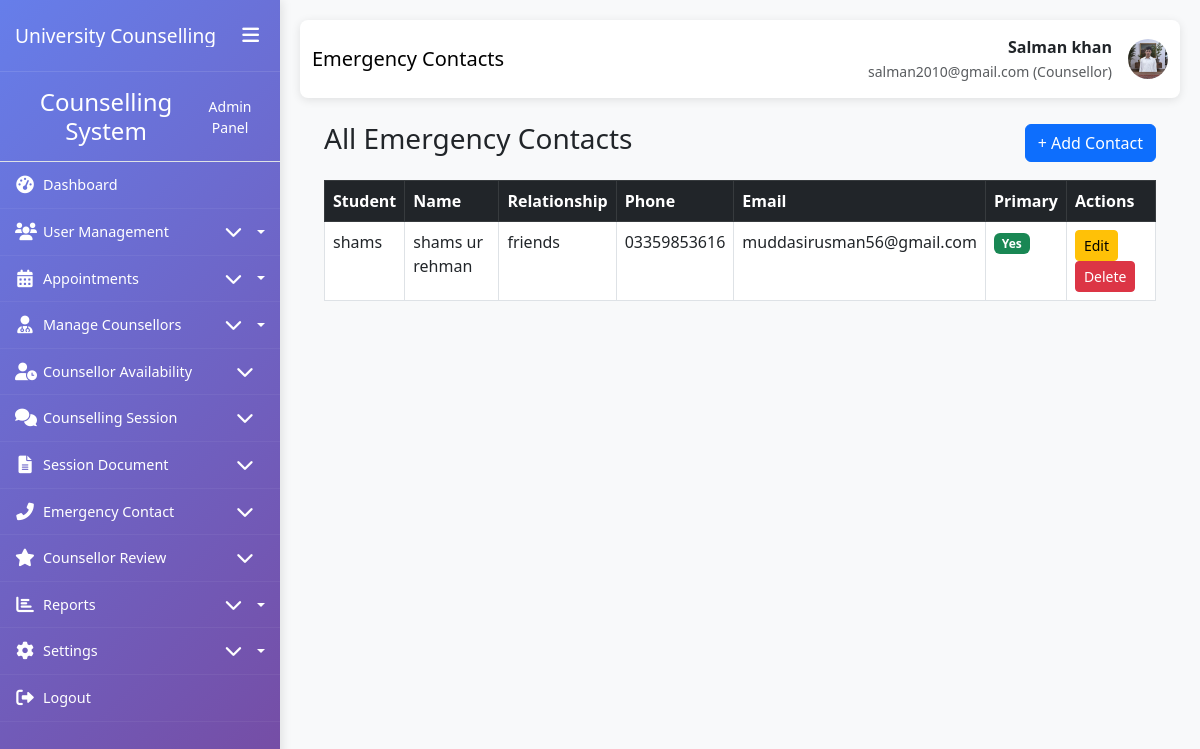
Screenshot of /emergency-contacts/ (signed in) with the database file from the repository.
### My_App/models.py (models this page shows, shortened)
class CustomUser(AbstractUser):
    ROLE_CHOICES = (
        ('student', 'Student'),
        ('counsellor', 'Counsellor'),
        ('admin', 'Administrator'),
    )
    role = models.CharField(max_length=20, choices=ROLE_CHOICES, default='student')
    phone_number = models.CharField(max_length=15, blank=True, null=True)
    date_of_birth = models.DateField(blank=True, null=True)
    profile_picture = models.ImageField(upload_to='profile_pics/', blank=True, null=True)
    created_at = models.DateTimeField(auto_now_add=True)
    updated_at = models.DateTimeField(auto_now=True)
    class Meta:
        permissions = [
            ("can_access_admin_panel", "Can access admin panel"),
            ("can_manage_users", "Can manage users"),
            ("can_manage_appointments", "Can manage appointments"),
            ("can_view_reports", "Can view reports"),
            ("can_manage_counsellors", "Can manage counsellors"),
        ]

class EmergencyContact(models.Model):
    student = models.ForeignKey(Student, on_delete=models.CASCADE, related_name='emergency_contacts')
    name = models.CharField(max_length=100)
    relationship = models.CharField(max_length=50)
    phone_number = models.CharField(max_length=15)
    email = models.EmailField(blank=True, null=True)
    is_primary = models.BooleanField(default=False)
    class Meta:
        unique_together = ['student', 'phone_number']

class Student(models.Model):
    user = models.OneToOneField(CustomUser, on_delete=models.CASCADE, primary_key=True)
    student_id = models.CharField(max_length=20, unique=True)
    enrollment_date = models.DateField()
    FACULTY_CHOICES = (
        ('engineering', 'Engineering'),
        ('science', 'Science'),
        ('arts', 'Arts'),
        ('business', 'Business'),
        ('medicine', 'Medicine'),
        ('law', 'Law'),
    )
    faculty = models.CharField(max_length=50, choices=FACULTY_CHOICES)
    department = models.CharField(max_length=100)
    academic_year = models.IntegerField(
        validators=[MinValueValidator(1), MaxValueValidator(6)]
    )
    emergency_contact_name = models.CharField(max_length=100)
    emergency_contact_phone = models.CharField(max_length=15)
    address = models.TextField(blank=True, null=True)
    class Meta:
        permissions = [
            ("can_view_own_appointments", "Can view own appointments"),
            ("can_book_appointment", "Can book appointment"),
            ("can_view_own_records", "Can view own records"),
            ("can_cancel_appointment", "Can cancel appointment"),
        ]

### My_App/views.py (the view)
# urls.py: path('emergency-contacts/', views.emergency_contact_list, name='emergency_contact_list'),
def emergency_contact_list(request):
    contacts = EmergencyContact.objects.select_related('student').all()
    return render(request, 'My_Admin/EmergencyContact/emergency_contact_list.html', {'contacts': contacts})

### templates/My_Admin/EmergencyContact/emergency_contact_list.html (shortened to what this page needs)
{% extends 'My_Admin/base1.html' %}
{% block page_title %}Emergency Contacts{% endblock %}
{% block content %}
<div class="container mt-4">
    <div class="d-flex justify-content-between align-items-center mb-3">
        <h3>All Emergency Contacts</h3>
        <a href="{% url 'emergency_contact_add' %}" class="btn btn-primary">+ Add Contact</a>
    </div>
    <table class="table table-bordered table-hover">
        <thead class="table-dark">
            <tr>
                <th>Student</th>
                <th>Name</th>
                <th>Relationship</th>
                <th>Phone</th>
                <th>Email</th>
                <th>Primary</th>
                <th>Actions</th>
            </tr>
        </thead>
        <tbody>
            {% for contact in contacts %}
            <tr>
                <td>{{ contact.student.user.username }}</td>
                <td>{{ contact.name }}</td>
                <td>{{ contact.relationship }}</td>
                <td>{{ contact.phone_number }}</td>
                <td>{{ contact.email|default:"-" }}</td>
                <td>
                    {% if contact.is_primary %}
                        <span class="badge bg-success">Yes</span>
                    {% else %}
                        <span class="badge bg-secondary">No</span>
                    {% endif %}
                </td>
                <td>
                    <a href="{% url 'emergency_contact_update' contact.pk %}" class="btn btn-sm btn-warning">Edit</a>
                    <a href="{% url 'emergency_contact_delete' contact.pk %}"
                       class="btn btn-sm btn-danger btn-delete"
                       data-name="{{ contact.name }}">Delete</a>
                </td>
            </tr>
            {% empty %}
            <tr>
                <td colspan="7" class="text-center text-muted">No emergency contacts found.</td>
            </tr>
            {% endfor %}
        </tbody>
    </table>
</div>
{% endblock %}

### templates/My_Admin/base1.html (shortened to what this page needs)
<!DOCTYPE html>
<html lang="en">
<head>
    <link href="https://cdn.jsdelivr.net/npm/bootstrap@5.3.0/dist/css/bootstrap.min.css" rel="stylesheet">
    <link href="https://cdnjs.cloudflare.com/ajax/libs/font-awesome/6.0.0/css/all.min.css" rel="stylesheet">
    <link href="https://cdn.jsdelivr.net/npm/sweetalert2@11/dist/sweetalert2.min.css" rel="stylesheet">
</head>
<body>
    <div class="container-fluid p-0">
        <div class="row g-0">
            <div class="sidebar" id="sidebar">
                <div class="sidebar-header">
                    <h3>University Counselling</h3>
                    <button class="sidebar-toggle d-none d-lg-block" id="sidebarToggle">
                        <i class="fas fa-bars"></i>
                    </button>
                </div>
                <div class="sidebar-content">
                    {% include 'My_Admin/sidebar.html' %}
                </div>
            </div>
            <div class="main-content" id="mainContent">
                <nav class="navbar navbar-expand-lg navbar-custom">
                    <div class="container-fluid">
                        <span class="navbar-brand">{% block page_title %}Dashboard{% endblock %}</span>
                        <div class="d-flex align-items-center">
                            <div class="me-3 text-end d-none d-md-block">
                                <div class="fw-bold">{{ user.get_full_name|default:user.username }}</div>
                                <small class="text-muted">{{ user.email }} ({{ user.role|title }})</small>
                            </div>
                            {% if user.profile_picture %}
                            <img src="{{ user.profile_picture.url }}" alt="Profile" class="user-profile-img">
                            {% else %}
                            <div class="user-profile-img bg-secondary d-flex align-items-center justify-content-center text-white">
                                <i class="fas fa-user"></i>
                            </div>
                            {% endif %}
                        </div>
                    </div>
                </nav>
                <div class="container-fluid">
                    {% block content %}{% endblock %}
                </div>
            </div>
        </div>
    </div>
</body>
</html>

### templates/My_Admin/base1.html (style rules this page uses)
:root { --sidebar-width: 280px; --sidebar-collapsed-width: 70px; --sidebar-bg: linear-gradient(135deg, #667eea 0%, #764ba2 100%); --content-padding: 20px; --transition-speed: 0.3s; }
body { overflow-x: hidden; font-family: 'Segoe UI', Tahoma, Geneva, Verdana, sans-serif; background-color: #f8f9fa; }
.sidebar { background: var(--sidebar-bg); color: white; min-height: 100vh; position: fixed; width: var(--sidebar-width); transition: all var(--transition-speed) ease; z-index: 1000; box-shadow: 2px 0 10px rgba(0,0,0,0.1); overflow-y: auto; }
.sidebar-header { padding: 20px 15px; border-bottom: 1px solid rgba(255,255,255,0.1); display: flex; align-items: center; justify-content: space-between; }
.sidebar-header h3 { font-size: 1.2rem; margin: 0; white-space: nowrap; overflow: hidden; }
.sidebar-toggle { background: none; border: none; color: white; font-size: 1.2rem; cursor: pointer; }
.main-content { margin-left: var(--sidebar-width); padding: var(--content-padding); transition: all var(--transition-speed) ease; min-height: 100vh; width: calc(100% - var(--sidebar-width)); }
.navbar-custom { background: white; box-shadow: 0 2px 10px rgba(0,0,0,0.1); padding: 15px 0; margin-bottom: 20px; border-radius: 8px; }
.user-profile-img { width: 40px; height: 40px; border-radius: 50%; object-fit: cover; }
.sidebar { background: var(--sidebar-bg); color: white; height: 100vh; position: fixed; top: 0; left: 0; width: var(--sidebar-width); transition: all var(--transition-speed) ease; z-index: 1000; box-shadow: 2px 0 10px rgba(0,0,0,0.1); overflow-y: auto; overflow-x: hidden; scrollbar-width: thin; scrollbar-color: rgba(255,255,255,0.4) transparent; }

### rows the page displays
CustomUser: get_full_name "Salman khan", email "salman2010@gmail.com", role "Counsellor", profile_picture (picture)
EmergencyContact: student.user.username "shams", name "shams ur rehman", relationship "friends", phone_number "03359853616", email "muddasirusman56@gmail.com", is_primary "Yes"
